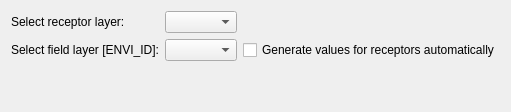
                <widget class="QWidget" name="tab_8">
                 <attribute name="title">
                  <string>Receptors</string>
                 </attribute>
                 <layout class="QGridLayout" name="gridLayout_17">
                  <item row="1" column="1">
                   <widget class="QgsFieldComboBox" name="cb_recID">
                    <property name="sizePolicy">
                     <sizepolicy hsizetype="Expanding" vsizetype="Fixed">
                      <horstretch>0</horstretch>
                      <verstretch>0</verstretch>
                     </sizepolicy>
                    </property>
                   </widget>
                  </item>
                  <item row="1" column="2">
                   <widget class="QCheckBox" name="chk_recID">
                    <property name="text">
                     <string>Generate values for receptors automatically</string>
                    </property>
                   </widget>
                  </item>
                  <item row="2" column="0" colspan="3">
                   <spacer name="horizontalSpacer">
                    <property name="orientation">
                     <enum>Qt::Horizontal</enum>
                    </property>
                    <property name="sizeHint" stdset="0">
                     <size>
                      <width>40</width>
                      <height>20</height>
                     </size>
                    </property>
                   </spacer>
                  </item>
                  <item row="1" column="0">
                   <widget class="QLabel" name="label_28">
                    <property name="text">
                     <string>Select field layer [ENVI_ID]:</string>
                    </property>
                   </widget>
                  </item>
                  <item row="0" column="0">
                   <widget class="QLabel" name="label_24">
                    <property name="text">
                     <string>Select receptor layer:</string>
                    </property>
                   </widget>
                  </item>
                  <item row="0" column="1">
                   <widget class="QgsMapLayerComboBox" name="cb_recLayer">
                    <property name="sizePolicy">
                     <sizepolicy hsizetype="Expanding" vsizetype="Fixed">
                      <horstretch>0</horstretch>
                      <verstretch>0</verstretch>
                     </sizepolicy>
                    </property>
                    <property name="currentIndex">
                     <number>-1</number>
                    </property>
                    <property name="allowEmptyLayer">
                     <bool>true</bool>
                    </property>
                   </widget>
                  </item>
                  <item row="3" column="0">
                   <widget class="QLabel" name="label_166">
                    <property name="text">
                     <string/>
                    </property>
                   </widget>
                  </item>
                 </layout>
                </widget>
